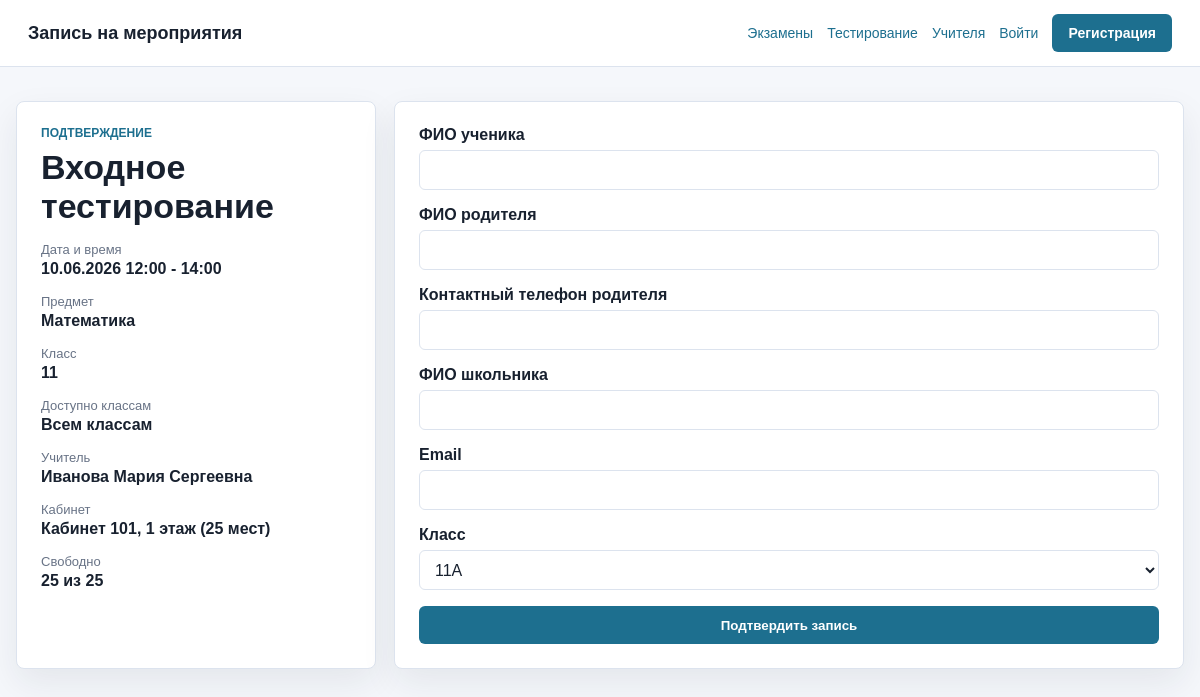
/slots/17/register/, run on the app's committed database.
### events/models.py (models this page shows, shortened)
class Slot(models.Model):
    class Status(models.TextChoices):
        OPEN = 'open', _('Открыт')
        CLOSED = 'closed', _('Закрыт')
        CANCELED = 'canceled', _('Отменен')
    event = models.ForeignKey(Event, on_delete=models.CASCADE, related_name='slots', verbose_name=_('Мероприятие'))
    teacher = models.ForeignKey(
        TeacherProfile,
        on_delete=models.PROTECT,
        related_name='slots',
        verbose_name=_('Учитель'),
        null=True,
        blank=True,
    )
    subject = models.CharField(_('Предмет'), max_length=100, blank=True)
    target_class = models.CharField(_('Класс поступления'), max_length=10, blank=True)
    available_classes = models.ManyToManyField(
        SchoolClass,
        blank=True,
        related_name='slots',
        verbose_name=_('Доступно классам'),
        help_text=_('Если классы не выбраны, слот доступен всем.'),
    )
    classroom = models.ForeignKey(
        Classroom,
        on_delete=models.PROTECT,
        related_name='slots',
        verbose_name=_('Кабинет'),
        null=True,
        blank=True,
    )
    start_time = models.DateTimeField(_('Начало'))
    end_time = models.DateTimeField(_('Окончание'))
    max_participants = models.PositiveIntegerField(_('Максимум мест'), default=1)
    current_participants = models.PositiveIntegerField(_('Текущее количество'), default=0)
    status = models.CharField(_('Статус'), max_length=20, choices=Status.choices, default=Status.OPEN)
    created_at = models.DateTimeField(_('Создано'), auto_now_add=True)
    class Meta:
        ordering = ['start_time']
        indexes = [
            models.Index(fields=['event', 'status', 'start_time']),
            models.Index(fields=['teacher', 'start_time']),
            models.Index(fields=['subject']),
            models.Index(fields=['target_class']),
        ]
        verbose_name = _('Слот')
        verbose_name_plural = _('Слоты')
    @property
    def free_places(self):
        return max(self.max_participants - self.current_participants, 0)

class Event(models.Model):
    class EventType(models.TextChoices):
        EXAM = 'exam', _('Пробный экзамен')
        TESTING = 'testing', _('Входное тестирование')
        MEETING = 'meeting', _('Встреча с учителем')
    title = models.CharField(_('Название'), max_length=255)
    event_type = models.CharField(_('Тип'), max_length=20, choices=EventType.choices)
    description = models.TextField(_('Описание'), blank=True)
    created_by = models.ForeignKey(
        settings.AUTH_USER_MODEL,
        on_delete=models.PROTECT,
        related_name='created_events',
        verbose_name=_('Создал'),
    )
    is_active = models.BooleanField(_('Активно'), default=True)
    created_at = models.DateTimeField(_('Создано'), auto_now_add=True)
    class Meta:
        ordering = ['-created_at']
        verbose_name = _('Мероприятие')
        verbose_name_plural = _('Мероприятия')

class TeacherProfile(models.Model):
    user = models.OneToOneField(
        settings.AUTH_USER_MODEL,
        on_delete=models.CASCADE,
        related_name='teacher_profile',
        verbose_name=_('Пользователь'),
    )
    subject = models.CharField(_('Предмет'), max_length=100, blank=True)
    department = models.CharField(_('Кафедра/отделение'), max_length=100, blank=True)
    class Meta:
        verbose_name = _('Профиль учителя')
        verbose_name_plural = _('Профили учителей')

class Classroom(models.Model):
    floor = models.PositiveSmallIntegerField(_('Этаж'))
    number = models.CharField(_('Номер кабинета'), max_length=20)
    capacity = models.PositiveIntegerField(_('Количество мест'))
    is_active = models.BooleanField(_('Активен'), default=True)
    class Meta:
        ordering = ['floor', 'number']
        constraints = [
            models.UniqueConstraint(fields=['floor', 'number'], name='unique_classroom_floor_number')
        ]
        verbose_name = _('Кабинет')
        verbose_name_plural = _('Кабинеты')
    def __str__(self):
        return f'Кабинет {self.number}, {self.floor} этаж ({self.capacity} мест)'

### accounts/models.py (models this page shows, shortened)
class User(AbstractUser):
    class Role(models.TextChoices):
        ADMIN = 'admin', _('Администратор')
        TEACHER = 'teacher', _('Учитель')
        USER = 'user', _('Пользователь')
    username = None
    email = models.EmailField(_('email'), unique=True)
    full_name = models.CharField(_('ФИО'), max_length=255)
    phone = models.CharField(_('Телефон'), max_length=20, blank=True)
    role = models.CharField(_('Роль'), max_length=20, choices=Role.choices, default=Role.USER)
    school_class = models.ForeignKey(
        'events.SchoolClass',
        on_delete=models.SET_NULL,
        null=True,
        blank=True,
        related_name='users',
        verbose_name=_('Класс'),
    )
    USERNAME_FIELD = 'email'
    REQUIRED_FIELDS = ['full_name']
    objects = UserManager()

### events/frontend_views.py (the view, shortened to what this page needs)
# urls.py: path('slots/<int:slot_id>/register/', register_slot_page, name='register-slot'),
def register_slot_page(request, slot_id):
    if not request.user.is_authenticated and not SecuritySettings.guest_students_allowed():
        messages.error(request, 'Запись без регистрации сейчас отключена. Войдите или зарегистрируйтесь.')
        return redirect('login')
    if request.user.is_authenticated and (request.user.is_admin_role or request.user.is_teacher_role):
        messages.error(request, 'Запись доступна только пользователям/родителям.')
        return redirect('teacher-dashboard' if request.user.is_teacher_role else 'admin:index')
    slot = get_object_or_404(
        Slot.objects.select_related('event', 'teacher', 'teacher__user', 'classroom').prefetch_related('available_classes'),
        pk=slot_id,
    )
    if request.user.is_authenticated and slot.available_classes.exists() and request.user.school_class not in slot.available_classes.all():
        messages.error(request, 'Этот слот недоступен для вашего класса.')
        return redirect('event-type', event_type=slot.event.event_type)
    if request.user.is_authenticated:
        form_class = TestingRegistrationForm if slot.event.event_type == Event.EventType.TESTING else EmptyRegistrationForm
    else:
        form_class = GuestTestingRegistrationForm if slot.event.event_type == Event.EventType.TESTING else GuestEmptyRegistrationForm
    form = form_class(request.POST or None)
    return render(request, 'events/register_slot.html', {'slot': slot, 'form': form})

### events/forms.py
class GuestTestingRegistrationForm(GuestRegistrationFieldsForm, TestingRegistrationForm):
    pass

### events/models.py (called while the page is built)
    def __str__(self):
        return self.name

    @classmethod
    def load(cls):
        obj, _ = cls.objects.get_or_create(pk=1)
        return obj

    @classmethod
    def guest_students_allowed(cls):
        return cls.load().allow_guest_students

### templates/events/register_slot.html (shortened to what this page needs)
{% extends "base.html" %}
{% block content %}
<section class="form-layout">
    <aside class="summary-panel">
        <p class="eyebrow">Подтверждение</p>
        <h1>{{ slot.event.title }}</h1>
        <dl>
            <dt>Дата и время</dt>
            <dd>{{ slot.start_time|date:"d.m.Y H:i" }} - {{ slot.end_time|date:"H:i" }}</dd>
            {% if slot.subject %}<dt>Предмет</dt><dd>{{ slot.subject }}</dd>{% endif %}
            {% if slot.target_class %}<dt>Класс</dt><dd>{{ slot.target_class }}</dd>{% endif %}
            <dt>Доступно классам</dt>
            <dd>
                {% if slot.available_classes.all %}
                    {% for class_group in slot.available_classes.all %}{{ class_group.name }}{% if not forloop.last %}, {% endif %}{% endfor %}
                {% else %}
                    Всем классам
                {% endif %}
            </dd>
            {% if slot.teacher %}<dt>Учитель</dt><dd>{{ slot.teacher.user.full_name }}</dd>{% endif %}
            {% if slot.classroom %}<dt>Кабинет</dt><dd>{{ slot.classroom }}</dd>{% endif %}
            <dt>Свободно</dt>
            <dd>{{ slot.free_places }} из {{ slot.max_participants }}</dd>
        </dl>
    </aside>
    <form class="form-card" method="post">
        {% for field in form %}
            <label>
                <span>{{ field.label }}</span>
                {{ field }}
            </label>
        {% endfor %}
        <button class="button wide" type="submit">Подтвердить запись</button>
    </form>
</section>
{% endblock %}

### static/css/app.css (style rules this page uses)
:root { --bg: #f5f7fb; --panel: #ffffff; --ink: #18212f; --muted: #687386; --line: #dce3ee; --primary: #1d6f8f; --primary-dark: #14516a; --green: #287d4f; --red: #b23b3b; --amber: #a86c15; --shadow: 0 14px 35px rgba(22, 34, 51, 0.08); }
* { box-sizing: border-box; }
body { margin: 0; background: var(--bg); color: var(--ink); font-family: Arial, Helvetica, sans-serif; }
.nav-pill, .button, .search button { display: inline-flex; align-items: center; justify-content: center; min-height: 38px; padding: 0 16px; border: 0; border-radius: 6px; background: var(--primary); color: #fff; font-weight: 700; cursor: pointer; }
h1, h2, p { margin-top: 0; }
h1 { margin-bottom: 10px; font-size: 34px; line-height: 1.15; }
.eyebrow { margin-bottom: 8px; color: var(--primary); font-size: 12px; font-weight: 700; letter-spacing: 0; text-transform: uppercase; }
input, select, textarea { width: 100%; min-height: 40px; padding: 9px 11px; border: 1px solid var(--line); border-radius: 6px; background: #fff; color: var(--ink); font: inherit; }
.slot-card, .teacher-slot, .form-card, .summary-panel, .auth-card, .empty, .table-wrap { border: 1px solid var(--line); border-radius: 8px; background: var(--panel); box-shadow: var(--shadow); }
.form-layout { display: grid; grid-template-columns: 360px 1fr; gap: 18px; }
.summary-panel, .form-card, .auth-card { padding: 24px; }
.summary-panel dl { margin-bottom: 0; }
.summary-panel dt { color: var(--muted); font-size: 13px; }
.summary-panel dd { margin: 3px 0 16px; font-weight: 700; }
label { display: block; margin-bottom: 16px; }
label span { display: block; margin-bottom: 6px; font-weight: 700; }
.wide { width: 100%; }

### data on the page
Slot: event "Входное тестирование", start_time "10.06.2026 12:00", end_time "14:00", subject "Математика", target_class "11", teacher.user.full_name "Иванова Мария Сергеевна", classroom "Кабинет 101, 1 этаж (25 мест)", free_places "25", max_participants "25"

### other printed values
{{ field.label }} "ФИО ученика" "ФИО родителя" "Контактный телефон родителя" "ФИО школьника" "Email" "Класс"
